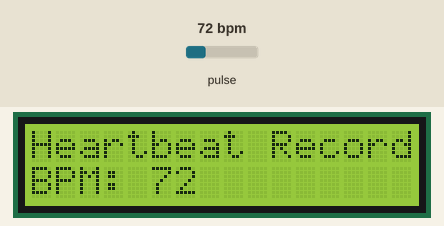
This sketch was run on a simulated Arduino Uno, built with avr-gcc and run on an emulated ATmega328P. Parts: 16×2 character LCD. The inputs (shaded band) are chosen by the test bench; at power-on: pulse 72 bpm.

Above: at 3.2 s.
3.3 s: pulse set to 42 bpm
At 5.1 s:
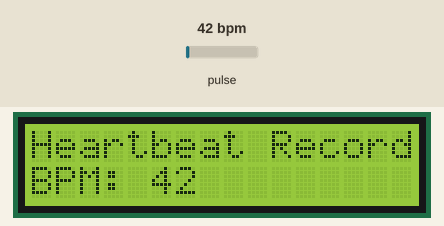
5.8 s: pulse set to 98 bpm
At 7.2 s:
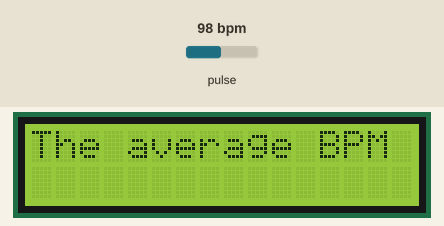
7.8 s: pulse set to 101 bpm
Timing chart, 0 to 10.8 s (numbered marks = the images above; inputs shaded):
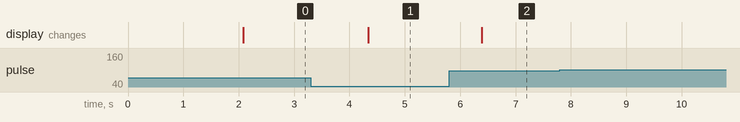

Measured:
- after the input at 3.3 s, the display: changes after 1.0 s (image 1)
- after the input at 7.8 s, every drawn part: stays the same

The sketch:

Pulse_Sensor.ino
```cpp
#include <PulseSensorPlayground.h> //PulseSensorPlayground library for the pulse sensor
#include <LiquidCrystal.h>

// Variables
const int sensorPin = A0;
// const int buzzerPIn =
int threshold = 550;
const int arraySize = 5;
int sensorReadings[arraySize];
int readingSum = 0;
int validReadings = 0;

PulseSensorPlayground pulseSensor;
LiquidCrystal lcd(12, 11, 6, 5, 4, 3);

// Timing variables
unsigned long lastBeatTime = 0;
unsigned long readingInterval = 2000;
unsigned long lastLoopTime = 0;
unsigned long loopDelay = 3000;

void setup() {
  lcd.begin(16, 2);
  lcd.print("I love Arduino");
  //pinMode(buzzerPin, OUTPUT);
  //Serial.begin(115200);

  // PulseSensor variables and configurations
  pulseSensor.analogInput(sensorPin);
  pulseSensor.setThreshold(threshold);

  // Ensure the pulseSensor object is successfully created and is reading the expected data
  if (pulseSensor.begin()) {
    lcd.setCursor(0, 0);
    lcd.print("The PulseSensor object has successfully been created!!");
    delay(2000);
    lcd.clear();
  } else {
    lcd.setCursor(0, 0);
    lcd.print("Error in creating the PulseSensor object");
    while(1);

    /*for (;;) { // LED blinks infinitely
      digitalWrite(ledPin, LOW);
      delay(50);
      digitalWrite(ledPin, HIGH);
      delay(50);
    }*/
  }

  lastLoopTime = millis();
}

void loop() {
  readingSum = 0; // Reset the sum at the beginning of each loop
  validReadings = 0; // Reset the count of valid readings

  while (validReadings < arraySize) {
    if (pulseSensor.sawStartOfBeat()) {  // Test whether a beat occurred and was recorded
      int BPM = pulseSensor.getBeatsPerMinute();  // Calculate the BPM and store the variable

      // Check if BPM value is within a valid range
      if (BPM > 40 && BPM < 100) {
        sensorReadings[validReadings] = BPM;  // Store the valid BPM value in the array
        lcd.clear();
        lcd.print("Heartbeat Recorded!!");
        lcd.setCursor(0, 1);
        lcd.print("BPM: ");
        lcd.println(sensorReadings[validReadings]); // Print the BPM value
        readingSum += sensorReadings[validReadings];  // Get the sum of the readings
        validReadings++;  // Increment the count of valid readings


        // Manually blink the LED
       /*digitalWrite(ledPin, HIGH);
        delay(1000);
        digitalWrite(ledPin, LOW);*/
      }
      lastBeatTime = millis();
    }

    // Use non-blocking delay to allow continuous checking for beats
    if (millis() - lastBeatTime >= readingInterval) {
      lastBeatTime = millis();  // Reset last beat time
    }
  }

  // Calculate and print the average BPM if there are valid readings
  if (validReadings > 0) {
    int averageBPM = readingSum / validReadings;
    lcd.clear();
    lcd.setCursor(0, 0);
    lcd.print("The average BPM is: ");
    lcd.print(averageBPM);
  } else {
    lcd.clear();
    lcd.setCursor(0, 0);
    lcd.print("No valid BPM readings.");
  }

  lastLoopTime = millis(); // Reset loop start time
  delay(loopDelay); // Add a delay before starting the next set of readings
}
```
